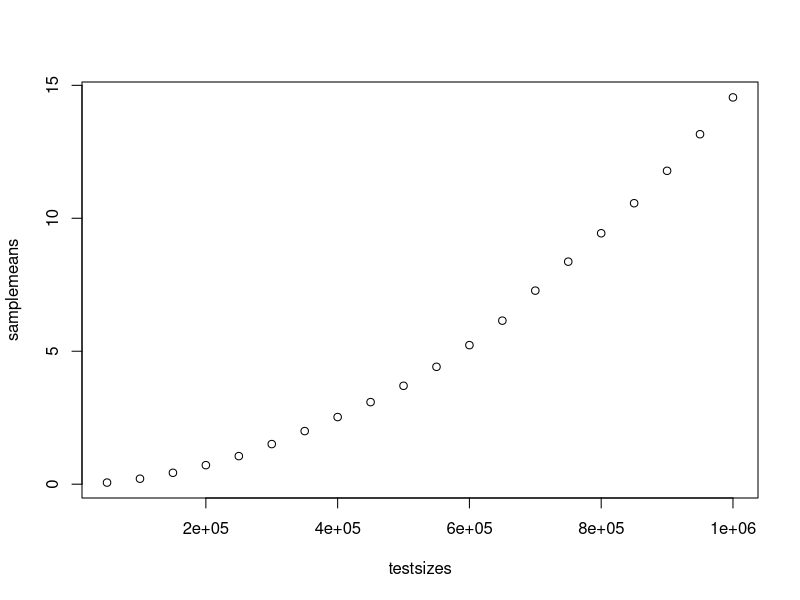

Generate this figure with R:
# Rohan McLure
# Matrix algebra 

# Global time variable.
Time <- Sys.time()


# tests is the size of the data being input.
# samplesize is the number of trials allocated to each load size.
benchmark <- function(testsizes, nsamples)
{
	samplemeans <- c()
	
	for (i in 1:length(testsizes))
	{
		dataset = c()

		for (trial in 1:nsamples)
		{
			# Populates the entry for an input size with its trial time.
			dataset[trial] <- divisibility_bench(testsizes[i])
		}
	
		samplemeans[i] <- mean(dataset)
	}

	pdf(file="performance_curve.pdf")
	plot(testsizes,samplemeans)

}

# Generates matrix A and vector b, solves for X = Ab, barplot contents of X.
matrix_bench <- function(size)
{
	A = rand_matrix(TRUE, size)
	b = rand_matrix(FALSE, size)

	# Excludes generation time from 
	module_time()

	# Solves matrix, plots contents of variable vector X.
	X <- solve(A,b)
	barplot(1:length(X),X)

	# Removing overhead, computation time for solve and plot.
	return(module_time())
}

rand_matrix <- function(is_matrix, slength)
{	
	n = slength
	
	if (is_matrix)
	{
		n <- n ** 2
	}
	
	# Generates a line of members for the matrix.
	members <- sample(-10:10, size=n, replace=TRUE)

	return( matrix((members), nrow=slength ))
}

divisibility_bench <- function(size)
{
	data <- sample(-100:100, size, replace=TRUE)
	moduli <- sample(1:10, size, replace=TRUE)

	# Excludes generation time.
	module_time()

	data %% moduli

	return(module_time())
}



# Returns dt for the last time this function was called, assigns time to global variable.
module_time <- function()
{
	dt <- Sys.time() - Time
	Time <- Time + dt
	return(dt)
}

benchmark(50000*1:20, 10)
